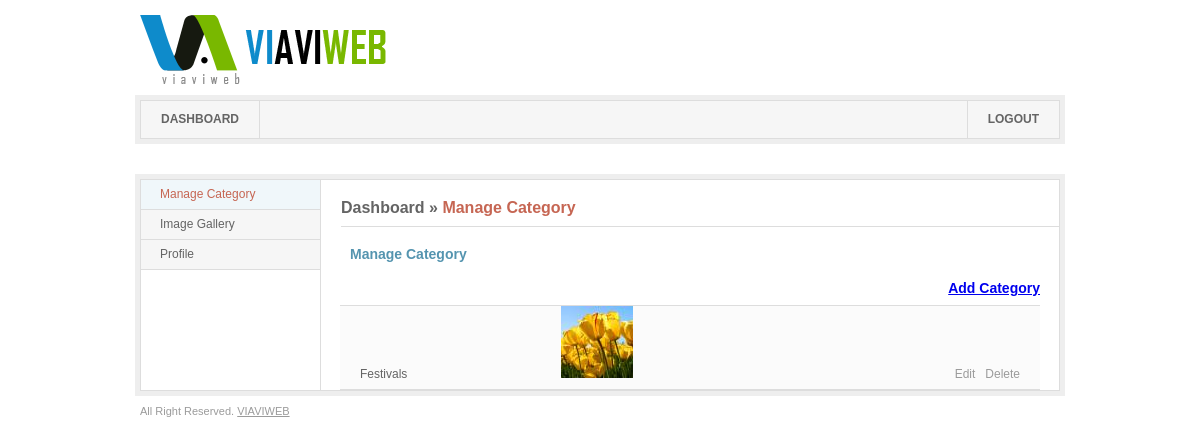
Page /manage_category.php (signed in) on the committed database.
### tables this page shows
CREATE TABLE IF NOT EXISTS `tbl_category` (
  `cid` int(11) NOT NULL AUTO_INCREMENT,
  `category_name` varchar(255) NOT NULL,
  `category_image` varchar(255) NOT NULL,
  PRIMARY KEY (`cid`)
);

### manage_category.php (the view, shortened to what this page needs)
<?php include("includes/header.php");
	$qry="SELECT * FROM tbl_category";
	$result=mysql_query($qry);
?>
                <h2><a href="home.php">Dashboard</a> &raquo; <a href="#" class="active">Manage Category</a></h2>
                <div id="main">
                	<form action="" class="jNice">
					<h3>Manage Category</h3>
					<h3 align="right"><a href="add_category.php?add=yes">Add Category</a></h3>
                    	<table cellpadding="0" cellspacing="0">
						<?php
							$i=0;
							while($row=mysql_fetch_array($result))
							{
						?>
							<tr <?php if($i%2==0){?>class="odd"<?php }?>>
                                <td><?php echo $row['category_name'];?></td>
                                <td><img src="images/thumbs/<?php echo $row['category_image'];?>" /></td>
                                <td class="action"><a href="add_category.php?cat_id=<?php echo $row['cid'];?>" class="edit">Edit</a><a href="?cat_id=<?php echo $row['cid'];?>" class="delete" onclick="return confirm('Are you sure you want to delete this Category?');">Delete</a></td>
                            </tr>
						<?php
							$i++;
							}
						?>
                        </table>
                </div>
            </div>
        </div>
<?php include("includes/footer.php");?>

### style/css/layout.css (style rules this page uses)
body { background: white; font-family: Arial, Helvetica, sans-serif; font-size: 12px; color: #646464; text-align: center; }
h2 { width: 718px; float: right; color: #646464; font-size: 16px; line-height: 16px; font-weight: bold; margin: 20px 0 0 0; padding: 0 0 10px 0; border-bottom: 1px solid #ddd; }
h2 a { color: #646464; text-decoration: none; }
h2 a.active { color: #c66653; }
#main { width: 700px; float: right; padding: 0 19px 0 0; }
h3 { font-size: 14px; line-height: 14px; font-weight: bold; color: #5494af; padding: 0 0 0 10px; margin: 20px 0 10px; }
#main table { border-top: 1px solid #ddd; width: 700px; }
#main table tr td { background: #f6f6f6; padding: 0px 20px; height: 29px; line-height: 29px; border-bottom: 1px solid #ddd; }
#main table tr.odd td { background: #fbfbfb; }
#main table .action { text-align: right; padding: 0 20px 0 10px; }
#main table tr .action a { margin: 0 0 0 10px; text-decoration: none; color: #9b9b9b; }

### rows in the picture
tbl_category: category_name "Festivals", category_image (picture)
